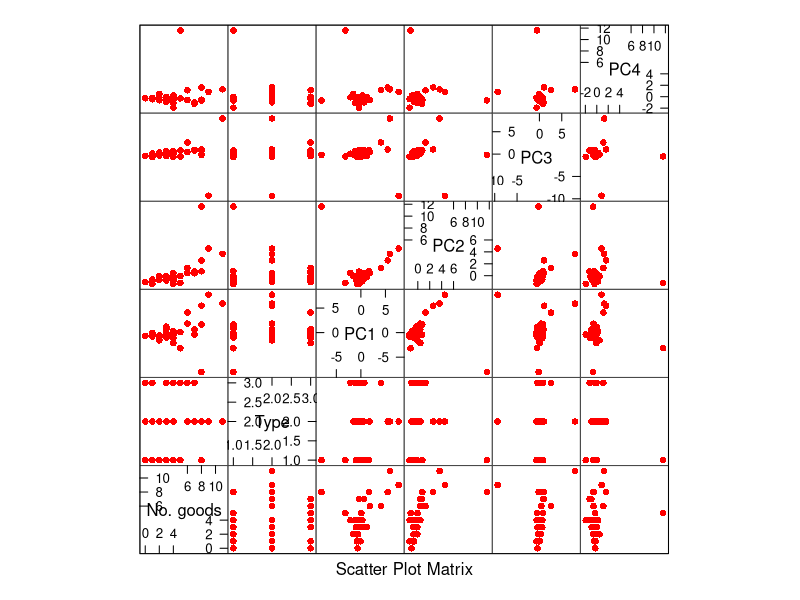

Here is the R script that generated this plot:
# Multivariate Statistical Methods: A Primer. 4th Edition
# Chapter 12. Ordination
#
# Example 12.2: Burials in Bannadi
#
# Ordination by PCA
burials <- read.csv("Bannadi burials.csv",header=TRUE)
summary(burials[,1])
# Using prcomp command (Chapter 6)
burials.pca <- prcomp(burials[3:40], scale=TRUE)
summary(burials.pca)                                                 
eigen.burials <- burials.pca$sdev^2          # Eigenvalues are the sdev^2
sum.lambdas <- sum(eigen.burials)
perc.var <- (eigen.burials/sum.lambdas)*100
cumvar.burials <- cumsum(perc.var)
matlambdas <- cbind(c(1:38),eigen.burials,perc.var,cumvar.burials)
colnames(matlambdas) <- c("Component","Eigenvalue","% of Total","Cumulative %")
(mateigen.csv <- round(matlambdas,2))           # Printing table of eigenvalues and their contribution to the total variance
write.csv(mateigen.csv,"Eigenvalues Bannadi burials.csv",row.names=FALSE)
PCs.burials <- burials.pca$rotation          # The 38 principal components for the burial data
# The first four principal components for the burial data (Table 12.3)          
First4PCs.burials <- PCs.burials[,1:4]
rownames(First4PCs.burials)<- 1:38
First4PCs.burials <- round(First4PCs.burials, 2)
First4PCs.burials
write.csv(First4PCs.burials,"First 4PCs burials.csv",row.names=FALSE)
# Total number of goods
totno.goods <- rowSums(burials[3:40])
# Sample scores stored in sparrow_pca$x
burials.pca$x
# Plotting the first 4 PCs for the 47 Bannadi graves, the total number of
# goods and the type of remains
library(lattice)
mat.plotPCs=cbind(totno.goods,burials[,2],burials.pca$x[,1:4])
colnames(mat.plotPCs)=c("No. goods","Type",colnames(burials.pca$x[,1:4]))
splom(mat.plotPCs,pch=16,col="red")
#
# End of script
#
